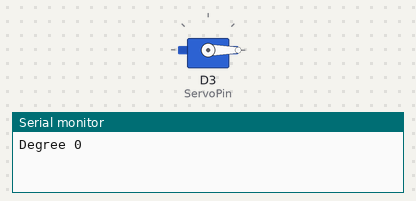
Bench run of a sketch on a simulated ESP8266 (NodeMCU). Shown: servo, the last lines printed to the serial monitor.

Above: at 2.05 s.
At 6.0 s:
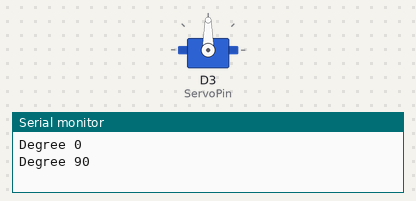
At 12.0 s:
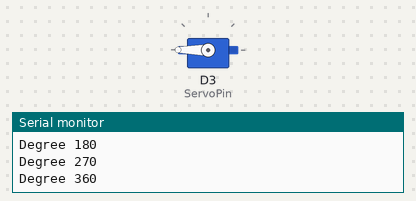
Timing chart, 0 to 15.0 s (numbered marks = the images above):
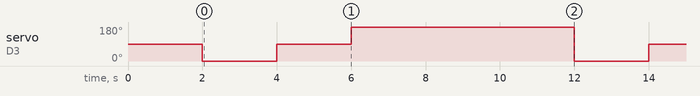

Measured:
- by itself, servo on D3 (ServoPin): repeats every 10.0 s: 90° 2.0 s, 180° 6.0 s, 0° 2.0 s

The sketch:

Servor_Motor.ino
```cpp
#include <Servo.h>

Servo myservo;

int ServoPin = D3;

void setup()
{
  Serial.begin(9600);
  myservo.attach(ServoPin);
  myservo.write(90);
  delay(2000);
}

void loop()
{
  Serial.println("Degree 0");
  myservo.write(0);
  delay(2000);
  Serial.println("Degree 90");
  myservo.write(90);
  delay(2000);
  Serial.println("Degree 180");
  myservo.write(180);
  delay(2000);
  Serial.println("Degree 270");
  myservo.write(270);
  delay(2000);
  Serial.println("Degree 360");
  myservo.write(360);
  delay(2000);
}
```
